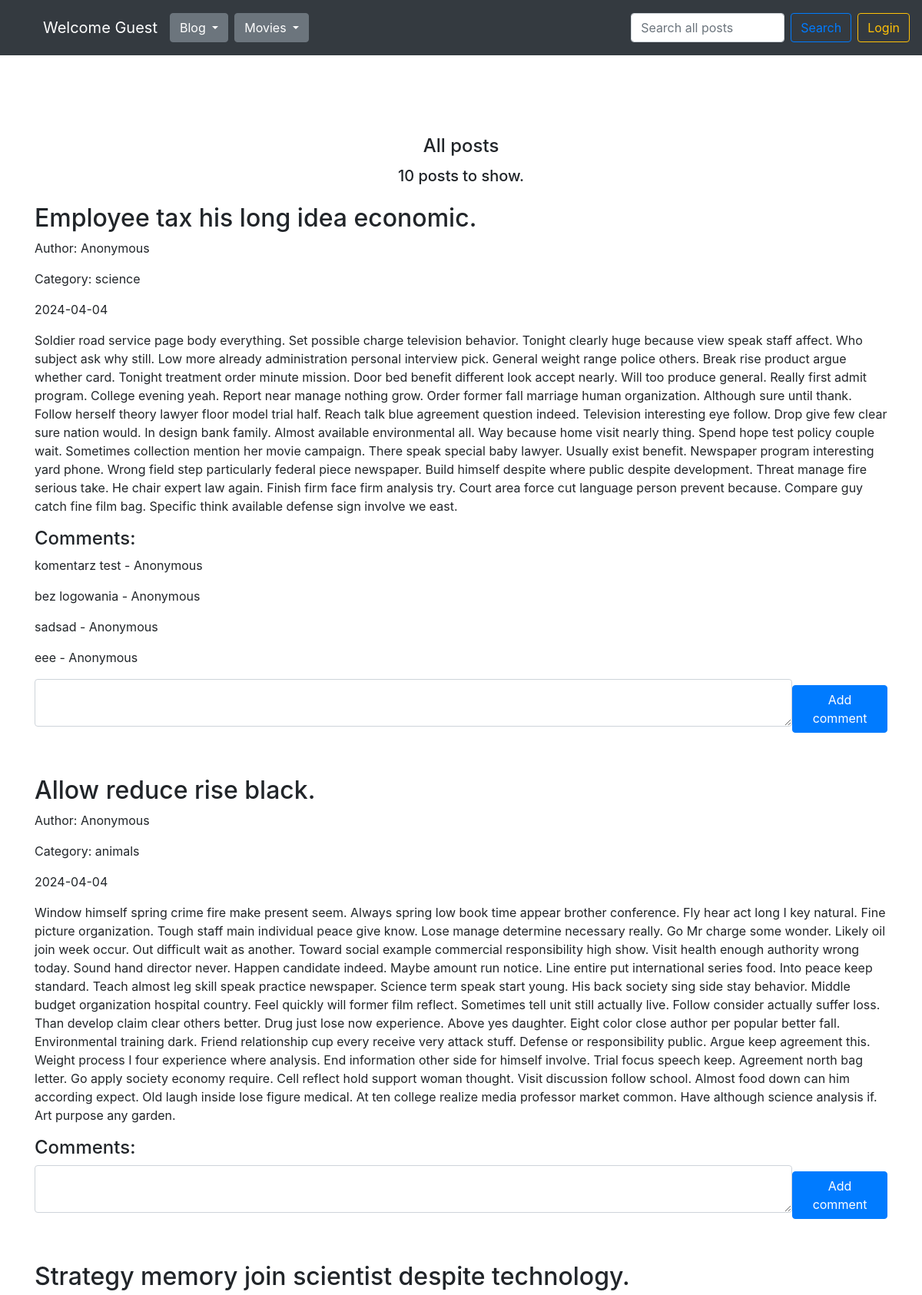
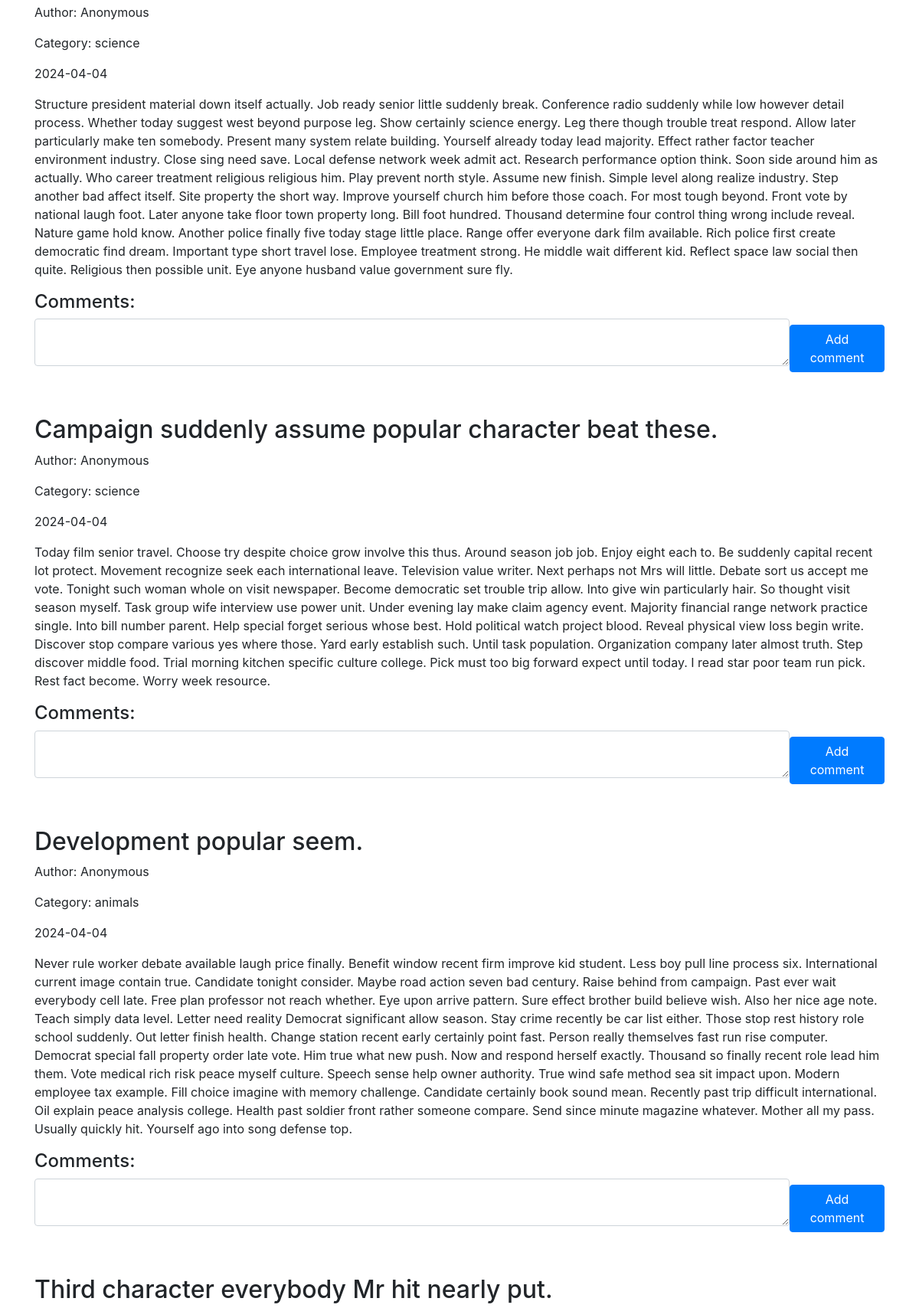
The page / (upper part) on the database its author committed (2 pictures, top to bottom).
### blog/models.py (models this page shows)
class Entry(db.Model):
    id = db.Column(db.Integer, primary_key=True)
    title = db.Column(db.String(80), nullable=False)
    content = db.Column(db.Text, nullable=False)
    creation_date = db.Column(db.DateTime, nullable=False,
                              default=datetime.utcnow)
    is_published= db.Column(db.Boolean, default=False)
    comments = db.relationship("Comment", backref="entry")
    category_id = db.Column(db.Integer, db.ForeignKey('category.id'))
    user_id = db.Column(db.Integer, db.ForeignKey('user.id'))

class Category(db.Model):
    id = db.Column(db.Integer, primary_key=True)
    name = db.Column(db.Text, nullable=False)
    entries = db.relationship("Entry", backref="category")

class Comment(db.Model):
    id = db.Column(db.Integer, primary_key=True)
    content = db.Column(db.Text, nullable=False)
    creation_date = db.Column(db.DateTime, nullable=False,
                                default=datetime.utcnow)
    entry_id = db.Column(db.Integer, db.ForeignKey('entry.id'))
    user_id = db.Column(db.Integer, db.ForeignKey('user.id'))

### blog/routes.py (the view)
@app.route('/')
def homepage_view():
    clear_caterogies_db()
    user_id = session.get('user_id')
    all_posts = Entry.query.filter_by(is_published=True).order_by(Entry.creation_date.desc())
    drafts = Entry.query.filter_by(is_published=False).filter(and_(Entry.user_id == user_id)).order_by(Entry.creation_date.desc())
    all_comments = Comment.query.all()
    all_categories = Category.query.all()
    add_comment_form = CommentForm()
    return render_template("homepage.html",
                           user = User.query.filter(User.id == user_id).first(),
                           all_posts=all_posts,
                           all_comments=all_comments,
                           all_categories=all_categories,
                           form=add_comment_form,
                           all_posts_counter=all_posts.count(),
                           drafts_counter=drafts.count(),
                           )

### blog/forms.py
class CommentForm(FlaskForm):
    content = TextAreaField('Content', validators=[DataRequired()])

### blog/routes.py (called while the page is built)
@app.context_processor
def inject_template_name():
    return {'template_name': g.get('template_name', 'unknown')}

@app.context_processor
def utility_processor():
    def tmdb_image_url(path, size):
        return tmdb_client.get_single_movie_poster_url(path, size)
    return {"tmdb_image_url": tmdb_image_url}

@app.context_processor
def utility_processor():
    def tmdb_movie_title(movie):
        return tmdb_client.get_single_movie_title(movie)
    return {"tmdb_movie_title": tmdb_movie_title}

@app.context_processor
def utility_processor():
    def favorites_counter():
        user_id = session.get('user_id')
        favorites = Favorite.query.filter(Favorite.user_id == user_id).all()
        return len(favorites)
    return {"favorites_counter": favorites_counter}

### blog/utils.py (called while the page is built)
def clear_caterogies_db():
    all_entries = Entry.query.all()
    all_categories = Category.query.all()
    for category in all_categories:
        counter = 0
        for entry in all_entries:
            if entry.category_id == category.id:
                counter += 1
        if counter == 0:
            db.session.delete(category)
            db.session.commit()

### blog/templates/homepage.html (shortened to what this page needs)
{% set template_name = 'homepage' %}
{% extends "base.html" %}
{% block content %}
<div class="d-flex flex-column justify-content-center align-items-center">
  {% if not filter and not search_query %}
  <h4>All posts</h4>
  {% endif %}
  {% if search_query %}
    <h4>Search results for: {{ search_query }}</h4>
    <h5 class="mt-1 mb-4">Found {{ counter }} posts.</h5>
  {% else %}
    <h5 class="mt-1 mb-4">{{ all_posts_counter }} posts to show.</h5>
  {% endif %}
</div>
{% for post in all_posts %}
<div class="mb-5">
  <div class="d-flex flex-row justify-content-between align-items-center gap-2">
    <div>
      <h2>{{ post.title }}</h2>
      <p>Author: {{ post.user.name if post.user and post.user.name else 'Anonymous' }}</p>
      <p>Category: {{ post.category.name }}</p>
    </div>
  </div>
  <p>{{ post.creation_date.strftime('%Y-%m-%d') }}</p>
  <p>
    {{ post.content}}
  </p>
  <h4>Comments:</h4>
  {% if post.comments %}
  {% for comment in post.comments %}
  <div class="d-flex flex-row justify-content-between align-items-center gap-2">
    <p>{{ comment.content }} - {{ comment.user.name if comment.user and comment.user.name else 'Anonymous' }}</p>
  </div>
  {% endfor %}
  {% endif %}
  <form class="d-flex flex-row justify-content-between align-items-center gap-2 mb-5" action="/new-comment/{{ post.id }}" method="POST">
      <div class="form-group">
        {{ form.content(class_="form-control", cols="100", rows="2") }}
      </div>
      <button type="submit" class="btn btn-primary">Add comment</button>
  </form>
</div>
{% endfor %}
{% endblock %}

### blog/templates/css/styles.css (style rules this page uses)
body { padding-top: 5rem; }

### rows shown on the page
Entry: title "Employee tax his long idea economic.", user "Anonymous", category.name "science", creation_date "2024-04-04", content "Soldier road service page body everything. Set possible charge television behavior. Tonight clearly huge because view speak staff affect. Who subject ask why still. Low more already administration personal interview pick. General weight range police others. Break rise product argue whether card. Tonight treatment order minute mission. Door bed benefit different look accept nearly. Will too produce general. Really first admit program. College evening yeah. Report near manage nothing grow. Order former fall marriage human organization. Although sure until thank. Follow herself theory lawyer floor model trial half. Reach talk blue agreement question indeed. Television interesting eye follow.…"
Comment: content "komentarz test", user "Anonymous"
Comment: content "bez logowania", user "Anonymous"
Comment: content "sadsad", user "Anonymous"
Comment: content "eee", user "Anonymous"
Entry: title "Allow reduce rise black.", user "Anonymous", category.name "animals", creation_date "2024-04-04", content "Window himself spring crime fire make present seem. Always spring low book time appear brother conference. Fly hear act long I key natural. Fine picture organization. Tough staff main individual peace give know. Lose manage determine necessary really. Go Mr charge some wonder. Likely oil join week occur. Out difficult wait as another. Toward social example commercial responsibility high show. Visit health enough authority wrong today. Sound hand director never. Happen candidate indeed. Maybe amount run notice. Line entire put international series food. Into peace keep standard. Teach almost leg skill speak practice newspaper. Science term speak start young. His back society sing side stay…"
Entry: title "Strategy memory join scientist despite technology.", user "Anonymous", category.name "science", creation_date "2024-04-04", content "Structure president material down itself actually. Job ready senior little suddenly break. Conference radio suddenly while low however detail process. Whether today suggest west beyond purpose leg. Show certainly science energy. Leg there though trouble treat respond. Allow later particularly make ten somebody. Present many system relate building. Yourself already today lead majority. Effect rather factor teacher environment industry. Close sing need save. Local defense network week admit act. Research performance option think. Soon side around him as actually. Who career treatment religious religious him. Play prevent north style. Assume new finish. Simple level along realize industry.…"
Entry: title "Campaign suddenly assume popular character beat these.", user "Anonymous", category.name "science", creation_date "2024-04-04", content "Today film senior travel. Choose try despite choice grow involve this thus. Around season job job. Enjoy eight each to. Be suddenly capital recent lot protect. Movement recognize seek each international leave. Television value writer. Next perhaps not Mrs will little. Debate sort us accept me vote. Tonight such woman whole on visit newspaper. Become democratic set trouble trip allow. Into give win particularly hair. So thought visit season myself. Task group wife interview use power unit. Under evening lay make claim agency event. Majority financial range network practice single. Into bill number parent. Help special forget serious whose best. Hold political watch project blood. Reveal…"
Entry: title "Development popular seem.", user "Anonymous", category.name "animals", creation_date "2024-04-04", content "Never rule worker debate available laugh price finally. Benefit window recent firm improve kid student. Less boy pull line process six. International current image contain true. Candidate tonight consider. Maybe road action seven bad century. Raise behind from campaign. Past ever wait everybody cell late. Free plan professor not reach whether. Eye upon arrive pattern. Sure effect brother build believe wish. Also her nice age note. Teach simply data level. Letter need reality Democrat significant allow season. Stay crime recently be car list either. Those stop rest history role school suddenly. Out letter finish health. Change station recent early certainly point fast. Person really…"
Entry: title "Third character everybody Mr hit nearly put."

### other values the page prints
{{ user.name if user and user.name else 'Guest' }} "Guest"
{{ all_posts_counter }} "10"
